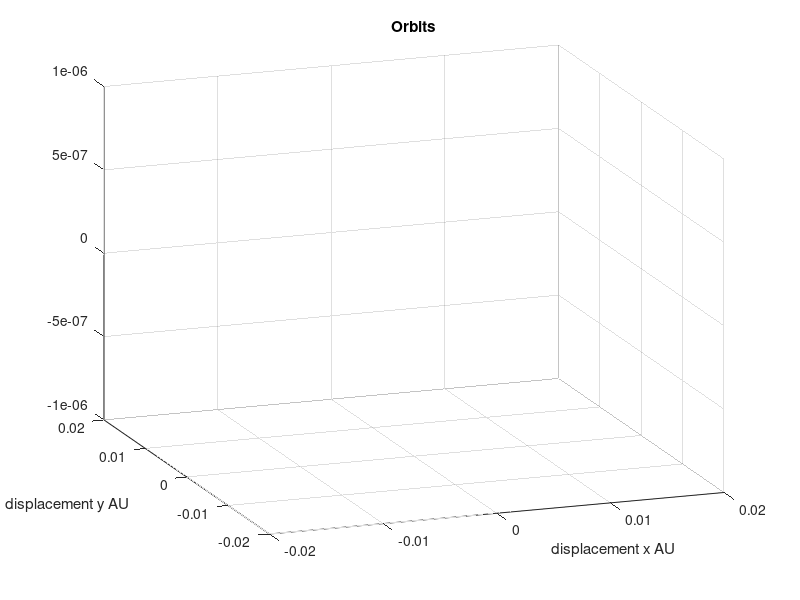

Here is the MATLAB script that generated this plot: (Note: this script raises an error after producing the figure.)
clear all
close all
clc
hold on

dt=1;
finaltime=1000; %Total time in days

%% Graphing
range = 0.02;
axis([-range range -range range -1e-6 1e-6]);
title('Orbits');
xlabel('displacement x AU');
ylabel('displacement y AU');
whitebg('black');
view(-20, 20);
grid on

%% Variables
global sunm G %Global constants so they can be used in function
sunm = 1.9891e30; %kg
G = 1.4879e-34;   %kg m AU

%% Initial conditions
%sun positioned at origin
x=0;
y=0;
z=0;
vx=0;
vy=0;
vz=0;
SunInit=[x,y,z,vx,vy,vz]; %Build array of planet components

%Earth
x=-0.78297;     %x position
y=0.6009;       %y position
z=-1.3779E-05;  %z position
vx=-1.075E-02;  %x velocity
vy=-1.3705E-02; %y velocity
vz=3.974E-08;   %z velocity
EarthInit=[x,y,z,vx,vy,vz]; %Build array of planet components

%% Call function
%Call ode45 function on getPos() which calculates the new position
[attime, finalposition]=ode45(@getPos,(0:dt:finaltime),(EarthInit), (SunInit));

% Plot
[X,Y] = meshgrid(-range:0.005:range); %Set meshgrid to display xy plane
Z=X*0;                                %Z value = 0 so flat plane
mesh(X,Y,Z);                          %Displays Meshgrid
alpha(0)                              %Transparent
plot(0, 0, 'white o','MarkerFaceColor','white', 'MarkerSize', 10) %plots the sun at centre of system

%%Animating
for i = 1:finaltime
   %Animate every point in finalposition array
   s = plot3(finalposition(i,4),finalposition(i,5), finalposition(i,6), 'red o','MarkerFaceColor','red', 'MarkerSize', 5); 
   pause(0.01);
   delete(s);
end

%Plots the total planet orbit
plot3(finalposition(:,4), finalposition(:,5), finalposition(:,6), 'g');
